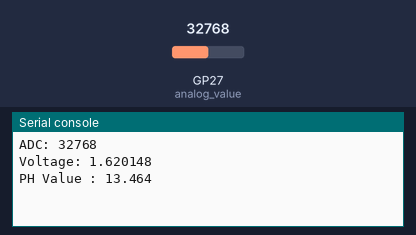
The program below on a simulated Raspberry Pi Pico running MicroPython. Parts: the last lines printed to the serial console. The inputs (shaded band) are chosen by the test bench; at power-on: GP27 (analog_value) = 32768 (analog values on the 0–65535 scale).

Above: at 1.2 s.
1.3 s: GP27 (analog_value) set to 45874
At 2.1 s:
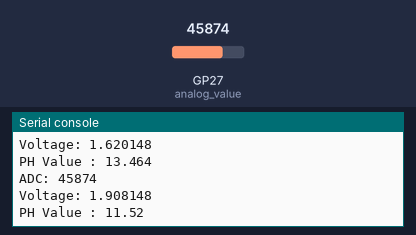
2.8 s: GP27 (analog_value) set to 57670
At 2.8 s:
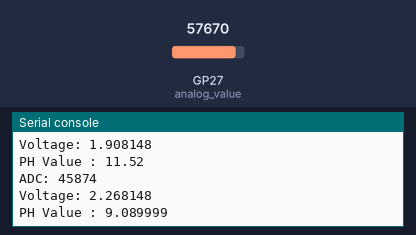
Timing chart, 0 to 5.8 s (numbered marks = the images above; inputs shaded):
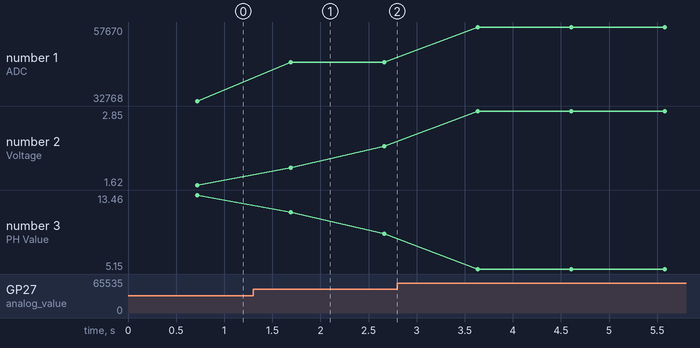

The program:

GreenBoardPHSensor.py
```python
import machine
import utime

adc_calib = 3.24/65530.0
M = -6.75
B = 24.4

avg_val = 0.0
phvalue = 0.0
avg_Voltage = 0.0

buffer = []

analog_value = machine.ADC(27)

while True:
    for i in range(0,9):
        buffer.append(analog_value.read_u16())
        utime.sleep(.08)
    buffer.sort()
    avg_val = sum(buffer) / len(buffer)
    buffer.clear()
    avg_Voltage = avg_val*adc_calib
    reading = analog_value.read_u16()
    print(f"ADC: {reading}")
    print(f"Voltage: {avg_Voltage}")
    phvalue = avg_Voltage*M+B
    print(f"PH Value : {phvalue}")
    utime.sleep(0.25)
```

Measured:
- after the input at 1.3 s, the serial console: prints a new line after 0.39 s (image 1)
- plotted number 1: 32768 → 45874 after the input at 1.3 s, 45874 → 57670 after the input at 2.8 s
- plotted number 2: 1.62 → 2.27 after the input at 1.3 s, 2.27 → 2.85 after the input at 2.8 s
- plotted number 3: 13.46 → 9.09 after the input at 1.3 s, 9.09 → 5.15 after the input at 2.8 s
